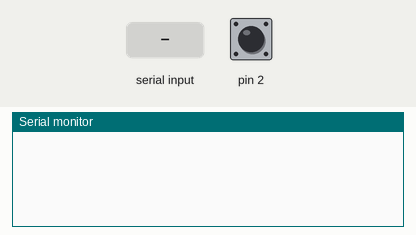
This sketch was run on a simulated Arduino Uno, built with avr-gcc and run on an emulated ATmega328P. On the bench: the last lines printed to the serial monitor. The test bench sets the inputs (shaded band); at power-on: pin 2 LOW.

Above: at 1.2 s.
1.3 s: "1" received over Serial
At 2.5 s:
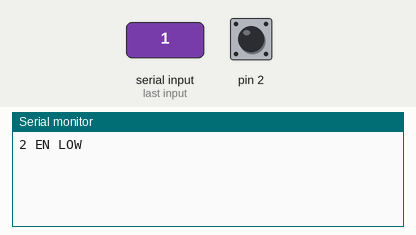
2.8 s: pin 2 pulsed HIGH 2 times (0.12 s each, 0.3 s apart)
At 3.3 s:
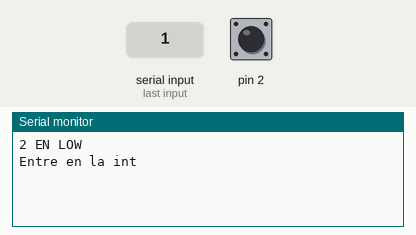

Measured:
- after the input at 1.3 s, the serial monitor: prints a new line at once (image 1)
- after the input at 2.8 s, the serial monitor: prints a new line after 0.12 s (image 2)

The sketch:

pruebaST.ino
```cpp
int volatile a = 0;
int contador = 0;

void setup() {
  pinMode(2, INPUT);
  Serial.begin(9600);
  attachInterrupt(0, funcion, FALLING);
}

void loop() {
  if (Serial.available()){
    int valor = Serial.read();
    if (valor == 49){
      if (digitalRead(2)) Serial.println("2 EN HIGH");
      else Serial.println("2 EN LOW");
    }
  }

  if (a){
    if (contador == 0){
        contador = contador + 1;
        Serial.println("Entre en la int");
    }
  }

}


void funcion(){
  a = 1;
}
```
